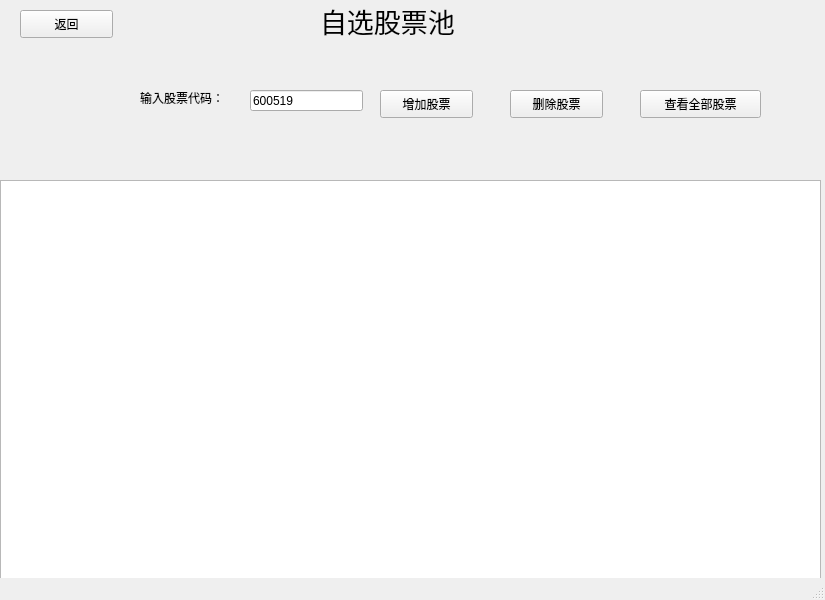
<?xml version="1.0" encoding="UTF-8"?>
<ui version="4.0">
 <class>MainWindow</class>
 <widget class="QMainWindow" name="MainWindow">
  <property name="geometry">
   <rect>
    <x>0</x>
    <y>0</y>
    <width>825</width>
    <height>600</height>
   </rect>
  </property>
  <property name="windowTitle">
   <string>MainWindow</string>
  </property>
  <widget class="QWidget" name="centralwidget">
   <widget class="QTextEdit" name="textEdit">
    <property name="geometry">
     <rect>
      <x>0</x>
      <y>180</y>
      <width>821</width>
      <height>411</height>
     </rect>
    </property>
   </widget>
   <widget class="QLabel" name="label">
    <property name="geometry">
     <rect>
      <x>320</x>
      <y>0</y>
      <width>181</width>
      <height>41</height>
     </rect>
    </property>
    <property name="font">
     <font>
      <family>Arial</family>
      <pointsize>20</pointsize>
     </font>
    </property>
    <property name="text">
     <string>自选股票池</string>
    </property>
   </widget>
   <widget class="QPushButton" name="pushButton">
    <property name="geometry">
     <rect>
      <x>380</x>
      <y>90</y>
      <width>93</width>
      <height>28</height>
     </rect>
    </property>
    <property name="text">
     <string>增加股票</string>
    </property>
   </widget>
   <widget class="QPushButton" name="pushButton_2">
    <property name="geometry">
     <rect>
      <x>510</x>
      <y>90</y>
      <width>93</width>
      <height>28</height>
     </rect>
    </property>
    <property name="text">
     <string>删除股票</string>
    </property>
   </widget>
   <widget class="QPushButton" name="pushButton_3">
    <property name="geometry">
     <rect>
      <x>640</x>
      <y>90</y>
      <width>121</width>
      <height>28</height>
     </rect>
    </property>
    <property name="text">
     <string>查看全部股票</string>
    </property>
   </widget>
   <widget class="QLabel" name="label_2">
    <property name="geometry">
     <rect>
      <x>140</x>
      <y>90</y>
      <width>111</width>
      <height>16</height>
     </rect>
    </property>
    <property name="text">
     <string>输入股票代码：</string>
    </property>
   </widget>
   <widget class="QLineEdit" name="lineEdit">
    <property name="geometry">
     <rect>
      <x>250</x>
      <y>90</y>
      <width>113</width>
      <height>21</height>
     </rect>
    </property>
    <property name="text">
     <string>600519</string>
    </property>
   </widget>
   <widget class="QPushButton" name="pushButton_4">
    <property name="geometry">
     <rect>
      <x>20</x>
      <y>10</y>
      <width>93</width>
      <height>28</height>
     </rect>
    </property>
    <property name="text">
     <string>返回</string>
    </property>
   </widget>
  </widget>
  <widget class="QStatusBar" name="statusbar"/>
 </widget>
 <resources/>
 <connections>
  <connection>
   <sender>pushButton</sender>
   <signal>clicked()</signal>
   <receiver>MainWindow</receiver>
   <slot>add()</slot>
   <hints>
    <hint type="sourcelabel">
     <x>426</x>
     <y>107</y>
    </hint>
    <hint type="destinationlabel">
     <x>426</x>
     <y>141</y>
    </hint>
   </hints>
  </connection>
  <connection>
   <sender>pushButton_3</sender>
   <signal>clicked()</signal>
   <receiver>MainWindow</receiver>
   <slot>all()</slot>
   <hints>
    <hint type="sourcelabel">
     <x>704</x>
     <y>102</y>
    </hint>
    <hint type="destinationlabel">
     <x>701</x>
     <y>57</y>
    </hint>
   </hints>
  </connection>
  <connection>
   <sender>pushButton_2</sender>
   <signal>clicked()</signal>
   <receiver>MainWindow</receiver>
   <slot>delete()</slot>
   <hints>
    <hint type="sourcelabel">
     <x>542</x>
     <y>108</y>
    </hint>
    <hint type="destinationlabel">
     <x>545</x>
     <y>48</y>
    </hint>
   </hints>
  </connection>
  <connection>
   <sender>pushButton_4</sender>
   <signal>clicked()</signal>
   <receiver>MainWindow</receiver>
   <slot>goback()</slot>
   <hints>
    <hint type="sourcelabel">
     <x>50</x>
     <y>26</y>
    </hint>
    <hint type="destinationlabel">
     <x>60</x>
     <y>89</y>
    </hint>
   </hints>
  </connection>
 </connections>
 <slots>
  <slot>add()</slot>
  <slot>delete()</slot>
  <slot>all()</slot>
  <slot>goback()</slot>
 </slots>
</ui>
